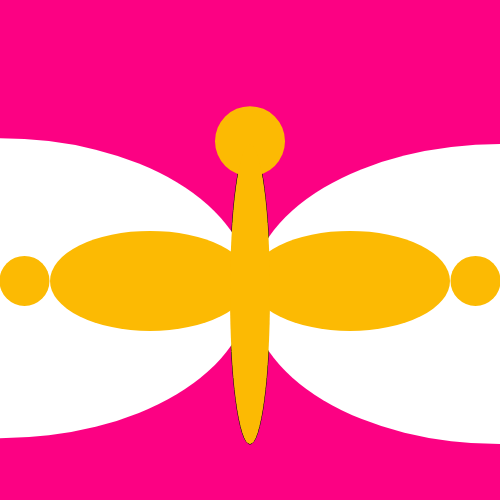
Frame 1 (no input)
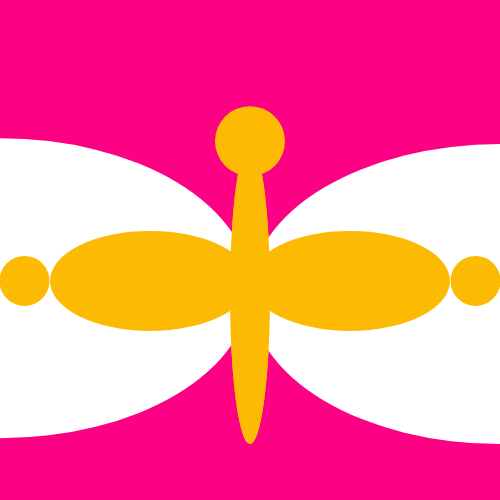
Frame 60 (no input)
Frame 120 (the mouse pressed at the canvas centre since frame 60): identical to frame 60, image omitted

The p5.js sketch that drew these frames (run headless with seeded random() and noise() and a simulated clock; from frame 60 on, the mouse is pressed at the canvas centre):

// p5.js sketch
// ── sketch.js
function setup() {
    createCanvas(500, 500);
    }
    
    function draw() {
    let i= width/2;
    let j= height/1.70;
    let a= width/1;
    background(252, 1, 131);
      body();
    
      
    function body (){
      ellipse (i,j,40,300);
      fill (0,0,0);
      noStroke ();
    }
      
      
      fill	(255,255,255);
    //right wing
    ellipse (a,j,500,300);
    // elipse (x,y,size)
      //left wing
    ellipse (a*0,j*0.98,500,300);
    fill( 252, 186, 3);
      //face
    ellipse (a*0.5,j*0.48,70,70);
      
    //coloring
    ellipse (a*0.7,j*0.955,200,100);
    ellipse (a*0.3,j*0.955,200,100);
    ellipse (a*0.049,j*0.955,50,50);
    ellipse (a*0.951,j*0.955,50,50);
      //body of butterfly
      
    ellipse (i,j,40,300)
    noStroke ()
    }
    
    
    
    
